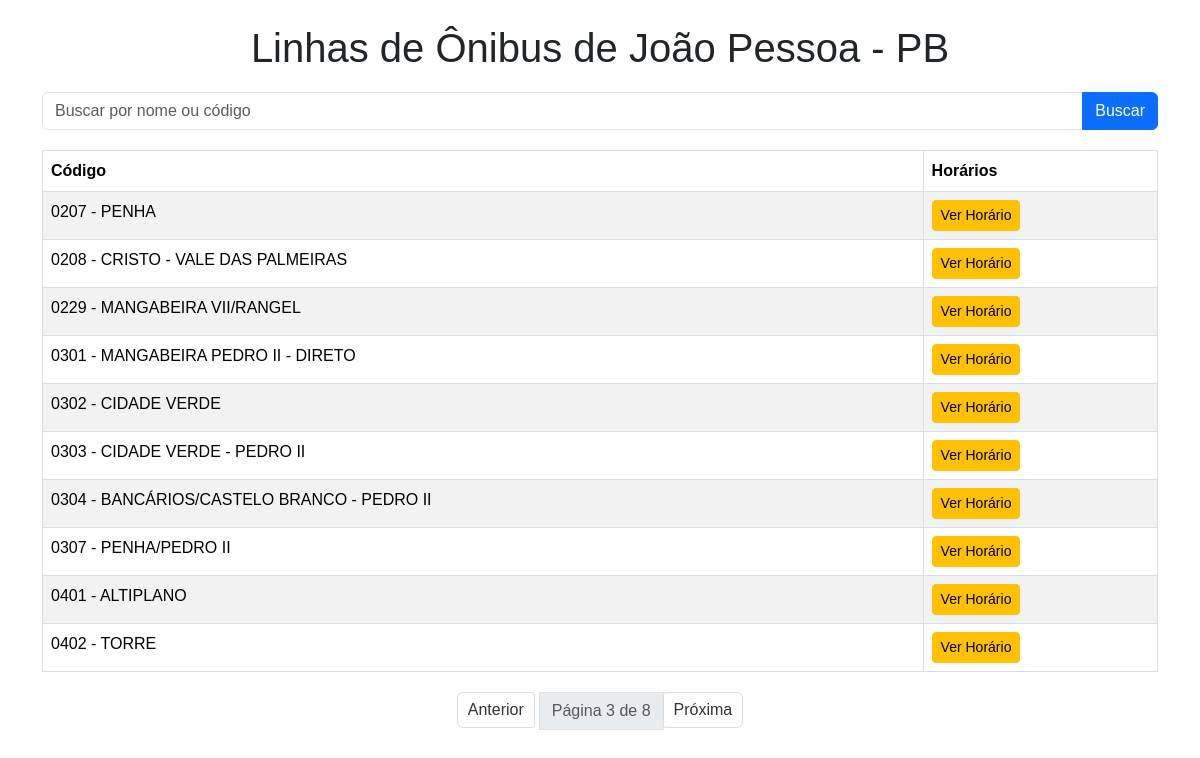
The page /?pagina=3 on the database its author committed.
### tables this page shows
CREATE TABLE linhas (
                codigo TEXT PRIMARY KEY,
                itinerario_link TEXT,
                horario_link TEXT,
                nome TEXT,
                horarios TEXT,  -- Armazena os horários como JSON stringificado
                observacao TEXT
            );

### app.py (the view)
@app.route("/", methods=['GET'])
def index():
    busca = request.args.get('busca')
    pagina = request.args.get('pagina', 1, type=int)
    linhas_por_pagina = 10
    conn = get_db_connection()
    cursor = conn.cursor()
    try:
        if busca:
            cursor.execute("SELECT * FROM linhas WHERE nome LIKE ? OR codigo LIKE ?", ('%' + busca + '%', '%' + busca + '%',))
            linhas_totais = len(cursor.fetchall())
            cursor.execute("SELECT * FROM linhas WHERE nome LIKE ? OR codigo LIKE ? LIMIT ? OFFSET ?", ('%' + busca + '%', '%' + busca + '%', linhas_por_pagina, (pagina - 1) * linhas_por_pagina))
        else:
            cursor.execute("SELECT * FROM linhas")
            linhas_totais = len(cursor.fetchall())
            cursor.execute(f"SELECT * FROM linhas LIMIT {linhas_por_pagina} OFFSET {(pagina - 1) * linhas_por_pagina}")
        linhas = cursor.fetchall()
        num_paginas = (linhas_totais + linhas_por_pagina - 1) // linhas_por_pagina
    except sqlite3.Error as e:
        return f"Erro ao acessar o banco de dados: {e}"
    finally:
        conn.close()
    return render_template("index.html", linhas=linhas, busca=busca, pagina=pagina, num_paginas=num_paginas)

### app.py (called while the page is built)
def get_db_connection():
    db_path = os.path.join(os.path.dirname(__file__), DATABASE)
    conn = sqlite3.connect(db_path)
    conn.row_factory = sqlite3.Row
    return conn

### templates/index.html (shortened to what this page needs)
<!DOCTYPE html>
<html>
<head>
    <link href="https://cdn.jsdelivr.net/npm/bootstrap@5.3.2/dist/css/bootstrap.min.css" rel="stylesheet">
    <link rel="stylesheet" href="{{ url_for('static', filename='style.css') }}">
</head>
<body>
    <div class="container mt-4">
        <h1>Linhas de Ônibus de João Pessoa - PB</h1>
        <form method="GET" class="mb-3">
            <div class="input-group">
                <input type="text" name="busca" class="form-control" placeholder="Buscar por nome ou código">
                <button type="submit" class="btn btn-primary">Buscar</button>
            </div>
        </form>
        {% if linhas %}
            <table class="table table-striped table-hover">
                <thead>
                    <tr>
                        <th>Código</th>
                        <th>Horários</th>
                    </tr>
                </thead>
                <tbody>
                    {% for linha in linhas %}
                        <tr>
                            <td>{{ linha['codigo'] }}</td>
                            <td><a href="{{ url_for('detalhes_horario', codigo=linha['codigo']) }}" class="btn btn-sm btn-warning">Ver Horário</a></td>
                        </tr>
                    {% endfor %}
                </tbody>
            </table>
            <nav aria-label="Navegação de página">
                <ul class="pagination justify-content-center">
                    {% if pagina > 1 %}
                        <li class="page-item"><a class="page-link" href="{{ url_for('index', busca=busca, pagina=pagina - 1) }}">Anterior</a></li>
                    {% endif %}
                    <li class="page-item disabled"><span class="page-link">Página {{ pagina }} de {{ num_paginas }}</span></li>
                    {% if pagina < num_paginas %}
                        <li class="page-item"><a class="page-link" href="{{ url_for('index', busca=busca, pagina=pagina + 1) }}">Próxima</a></li>
                    {% endif %}
                </ul>
            </nav>
        {% else %}
            <p class="text-center">Nenhuma linha encontrada.</p>
        {% endif %}
    </div>
</body>
</html>

### static/style.css (style rules this page uses)
body { font-family: sans-serif; margin: 20px; }
h1 { text-align: center; margin-bottom: 20px; }
table { width: 100%; border-collapse: collapse; margin-top: 20px; }
th, td { border: 1px solid #ddd; padding: 8px; text-align: left; }
th { background-color: #f2f2f2; font-weight: bold; }
a { text-decoration: none; color: #007bff; }
.pagination { margin-top: 20px; text-align: center; }
.pagination a { display: inline-block; padding: 5px 10px; margin: 0 5px; border: 1px solid #ddd; border-radius: 3px; text-decoration: none; color: #333; }

### rows shown on the page
linhas: codigo "0207 - PENHA"
linhas: codigo "0208 - CRISTO - VALE DAS PALMEIRAS"
linhas: codigo "0229 - MANGABEIRA VII/RANGEL"
linhas: codigo "0301 - MANGABEIRA PEDRO II - DIRETO"
linhas: codigo "0302 - CIDADE VERDE"
linhas: codigo "0303 - CIDADE VERDE - PEDRO II"
linhas: codigo "0304 - BANCÁRIOS/CASTELO BRANCO - PEDRO II"
linhas: codigo "0307 - PENHA/PEDRO II"
linhas: codigo "0401 - ALTIPLANO"
linhas: codigo "0402 - TORRE"

### other values the page prints
{{ pagina }} "3"
{{ num_paginas }} "8"
